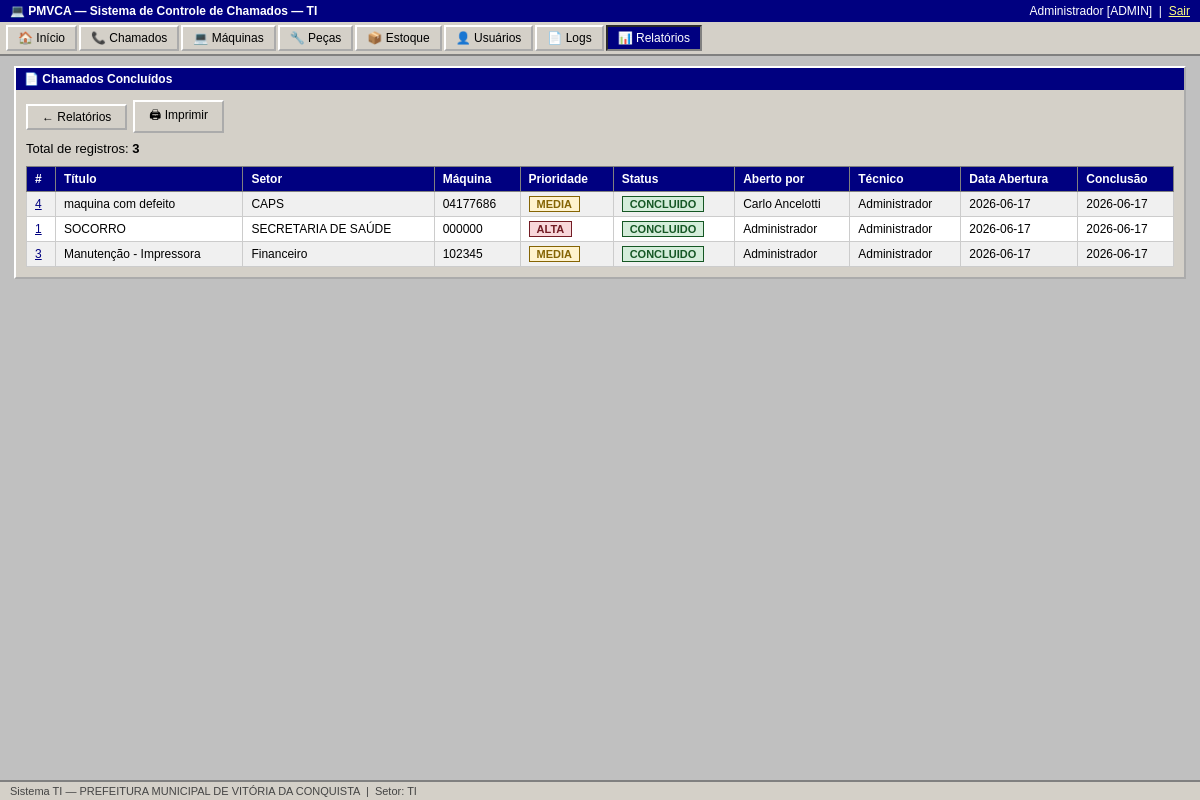
Screenshot of /relatorios/concluidos (signed in) with the database file from the repository.
### tables this page shows
CREATE TABLE usuarios (
        id INTEGER PRIMARY KEY AUTOINCREMENT,
        nome TEXT NOT NULL, cpf TEXT UNIQUE NOT NULL, senha TEXT NOT NULL,
        perfil TEXT NOT NULL DEFAULT 'usuario', setor TEXT NOT NULL,
        ativo INTEGER NOT NULL DEFAULT 1, criado_em TEXT NOT NULL);

CREATE TABLE chamados (
        id INTEGER PRIMARY KEY AUTOINCREMENT,
        titulo TEXT NOT NULL, descricao TEXT NOT NULL, setor TEXT NOT NULL,
        maquina_id INTEGER, prioridade TEXT NOT NULL DEFAULT 'media',
        status TEXT NOT NULL DEFAULT 'aberto', solucao TEXT,
        aberto_por INTEGER NOT NULL, tecnico_id INTEGER,
        criado_em TEXT NOT NULL, assumido_em TEXT, concluido_em TEXT,
        FOREIGN KEY(maquina_id) REFERENCES maquinas(id),
        FOREIGN KEY(aberto_por) REFERENCES usuarios(id),
        FOREIGN KEY(tecnico_id) REFERENCES usuarios(id));

CREATE TABLE maquinas (
        id INTEGER PRIMARY KEY AUTOINCREMENT,
        tombo TEXT UNIQUE NOT NULL, marca TEXT NOT NULL, modelo TEXT NOT NULL,
        serial TEXT, tipo TEXT NOT NULL, unidade TEXT NOT NULL, setor TEXT NOT NULL,
        situacao TEXT NOT NULL DEFAULT 'ativa', criado_em TEXT NOT NULL);

### app.py (the view)
@app.route('/relatorios/concluidos')
@login_required
def rel_concluidos():
    conn = get_db()
    rows = conn.execute("""SELECT c.*, u.nome as aberto_por_nome, t.nome as tecnico_nome, m.tombo
        FROM chamados c LEFT JOIN usuarios u ON c.aberto_por=u.id
        LEFT JOIN usuarios t ON c.tecnico_id=t.id
        LEFT JOIN maquinas m ON c.maquina_id=m.id WHERE c.status='concluido'
        ORDER BY c.concluido_em DESC""").fetchall()
    conn.close()
    return render_template('relatorio_lista.html', chamados=rows, titulo='Chamados Concluídos')

### app.py (called while the page is built)
def get_db():
    conn = sqlite3.connect(DB_PATH)
    conn.row_factory = sqlite3.Row
    conn.execute("PRAGMA foreign_keys = ON")
    return conn

def login_required(f):
    @wraps(f)
    def d(*a, **kw):
        if 'usuario_id' not in session:
            return redirect(url_for('login'))
        return f(*a, **kw)
    return d

### templates/relatorio_lista.html (shortened to what this page needs)
{% extends 'base.html' %}
{% block content %}
<div class="window">
  <div class="window-title">&#128196; {{ titulo }}</div>
  <div class="window-body">
    <div class="toolbar">
      <a href="/relatorios" class="btn">&#8592; Relatórios</a>
      <button onclick="window.print()" class="btn">&#128424; Imprimir</button>
    </div>
    <p class="mb">Total de registros: <strong>{{ chamados|length }}</strong></p>
    <table>
      <tr><th>#</th><th>Título</th><th>Setor</th><th>Máquina</th><th>Prioridade</th><th>Status</th><th>Aberto por</th><th>Técnico</th><th>Data Abertura</th>{% if 'Concluído' in titulo %}<th>Conclusão</th>{% endif %}</tr>
      {% for c in chamados %}
      <tr>
        <td><a href="/chamados/{{ c.id }}">{{ c.id }}</a></td>
        <td>{{ c.titulo }}</td>
        <td>{{ c.setor }}</td>
        <td>{{ c.tombo or '—' }}</td>
        <td><span class="badge badge-{{ c.prioridade }}">{{ c.prioridade|upper }}</span></td>
        <td><span class="badge badge-{{ c.status }}">{{ c.status|replace('_',' ')|upper }}</span></td>
        <td>{{ c.aberto_por_nome }}</td>
        <td>{{ c.tecnico_nome or '—' }}</td>
        <td>{{ c.criado_em[:10] }}</td>
        {% if 'Concluído' in titulo %}<td>{{ c.concluido_em[:10] if c.concluido_em else '—' }}</td>{% endif %}
      </tr>
      {% else %}
      <tr><td colspan="10" style="text-align:center;padding:10px">Nenhum registro encontrado.</td></tr>
      {% endfor %}
    </table>
  </div>
</div>
{% endblock %}

### templates/base.html (shortened to what this page needs)
<!DOCTYPE html>
<html lang="pt-BR">
<head>
<link rel="stylesheet" href="/static/css/style.css">
</head>
<body>
{% if session.usuario_id %}
<div class="topbar">
  <span class="topbar-title">&#128187; PMVCA — Sistema de Controle de Chamados — TI</span>
  <span class="topbar-user">
    {{ session.nome }} [{{ session.perfil|upper }}] &nbsp;|&nbsp;
    <a href="/logout" class="btn-link">Sair</a>
  </span>
</div>
<div class="navbar">
  <a href="/dashboard"  {% if request.path=='/dashboard' %}class="active"{% endif %}>&#127968; Início</a>
  <a href="/chamados"   {% if '/chamados' in request.path %}class="active"{% endif %}>&#128222; Chamados</a>
  <a href="/maquinas"   {% if '/maquinas' in request.path %}class="active"{% endif %}>&#128187; Máquinas</a>
  <a href="/pecas"      {% if '/pecas' in request.path %}class="active"{% endif %}>&#128295; Peças</a>
  <a href="/estoque"    {% if '/estoque' in request.path %}class="active"{% endif %}>&#128230; Estoque</a>
  {% if session.perfil == 'admin' %}
  <a href="/usuarios"   {% if '/usuarios' in request.path %}class="active"{% endif %}>&#128100; Usuários</a>
  <a href="/logs"       {% if '/logs' in request.path %}class="active"{% endif %}>&#128196; Logs</a>
  {% endif %}
  <a href="/relatorios" {% if '/relatorios' in request.path %}class="active"{% endif %}>&#128202; Relatórios</a>
</div>
{% endif %}
<div class="main-content">
{% block content %}{% endblock %}
</div>
<div class="statusbar">
  Sistema TI — PREFEITURA MUNICIPAL DE VITÓRIA DA CONQUISTA
  {% if session.usuario_id %}&nbsp;|&nbsp; Setor: {{ session.setor }}{% endif %}
</div>
</body>
</html>

### static/css/style.css (style rules this page uses)
*, *::before, *::after { box-sizing: border-box; margin: 0; padding: 0; }
body { font-family: Tahoma, Arial, sans-serif; font-size: 13px; background: #c0c0c0; color: #000; min-height: 100vh; display: flex; flex-direction: column; }
.topbar { background: #000080; color: #fff; padding: 4px 10px; display: flex; justify-content: space-between; align-items: center; font-size: 12px; }
.topbar a { color: #ffff80; }
.topbar-title { font-weight: bold; }
.navbar { background: #d4d0c8; border-bottom: 2px solid #808080; padding: 0; display: flex; flex-wrap: wrap; gap: 2px; padding: 3px 6px; }
.navbar a { display: inline-block; padding: 4px 10px; text-decoration: none; color: #000; border: 2px outset #fff; background: #d4d0c8; font-size: 12px; }
.navbar a:hover, .navbar a.active { background: #000080; color: #fff; border: 2px inset #808080; }
.main-content { flex: 1; padding: 10px 14px; }
.statusbar { background: #d4d0c8; border-top: 2px solid #808080; padding: 3px 10px; font-size: 11px; color: #444; }
.window { background: #d4d0c8; border: 2px outset #fff; margin-bottom: 10px; }
.window-title { background: #000080; color: #fff; padding: 4px 8px; font-weight: bold; font-size: 12px; display: flex; align-items: center; gap: 6px; }
.window-body { padding: 10px; }
.btn, button, input[type=submit], input[type=button] { font-family: Tahoma, Arial, sans-serif; font-size: 12px; padding: 4px 14px; background: #d4d0c8; border: 2px outset #fff; cursor: pointer; color: #000; text-decoration: none; display: inline-block; }
.btn-link { color: #ffff80; background: none; border: none; cursor: pointer; text-decoration: underline; padding: 0; }
table { width: 100%; border-collapse: collapse; background: #fff; font-size: 12px; }
th { background: #000080; color: #fff; padding: 5px 8px; text-align: left; border: 1px solid #808080; white-space: nowrap; }
td { padding: 4px 8px; border: 1px solid #ccc; vertical-align: middle; }
tr:nth-child(even) td { background: #f0f0f0; }
.badge { display: inline-block; padding: 1px 7px; font-size: 11px; border: 1px solid #666; font-weight: bold; }
.badge-concluido { background: #d4edda; color: #155724; border-color: #155724; }
.badge-alta { background: #f8d7da; color: #721c24; border-color: #721c24; }
.badge-media { background: #fff3cd; color: #856404; border-color: #856404; }
.mb { margin-bottom: 10px; }
a { color: #000080; }
.toolbar { display: flex; gap: 6px; margin-bottom: 8px; flex-wrap: wrap; align-items: center; }

### rows the page displays
usuarios: nome "Administrador", perfil "ADMIN"
chamados: id "4", titulo "maquina com defeito", setor "CAPS", tombo "04177686", prioridade "MEDIA", status "CONCLUIDO", aberto_por_nome "Carlo Ancelotti", nome "Administrador", criado_em "2026-06-17", concluido_em "2026-06-17"
chamados: id "1", titulo "SOCORRO", setor "SECRETARIA DE SAÚDE", tombo "000000", prioridade "ALTA", status "CONCLUIDO", aberto_por_nome "Administrador", nome "Administrador", criado_em "2026-06-17", concluido_em "2026-06-17"
chamados: id "3", titulo "Manutenção - Impressora", setor "Financeiro", tombo "102345", prioridade "MEDIA", status "CONCLUIDO", aberto_por_nome "Administrador", nome "Administrador", criado_em "2026-06-17", concluido_em "2026-06-17"

### other values shown
{{ titulo }} "Chamados Concluídos"
{{ chamados|length }} "3"
{{ session.setor }} "TI"
